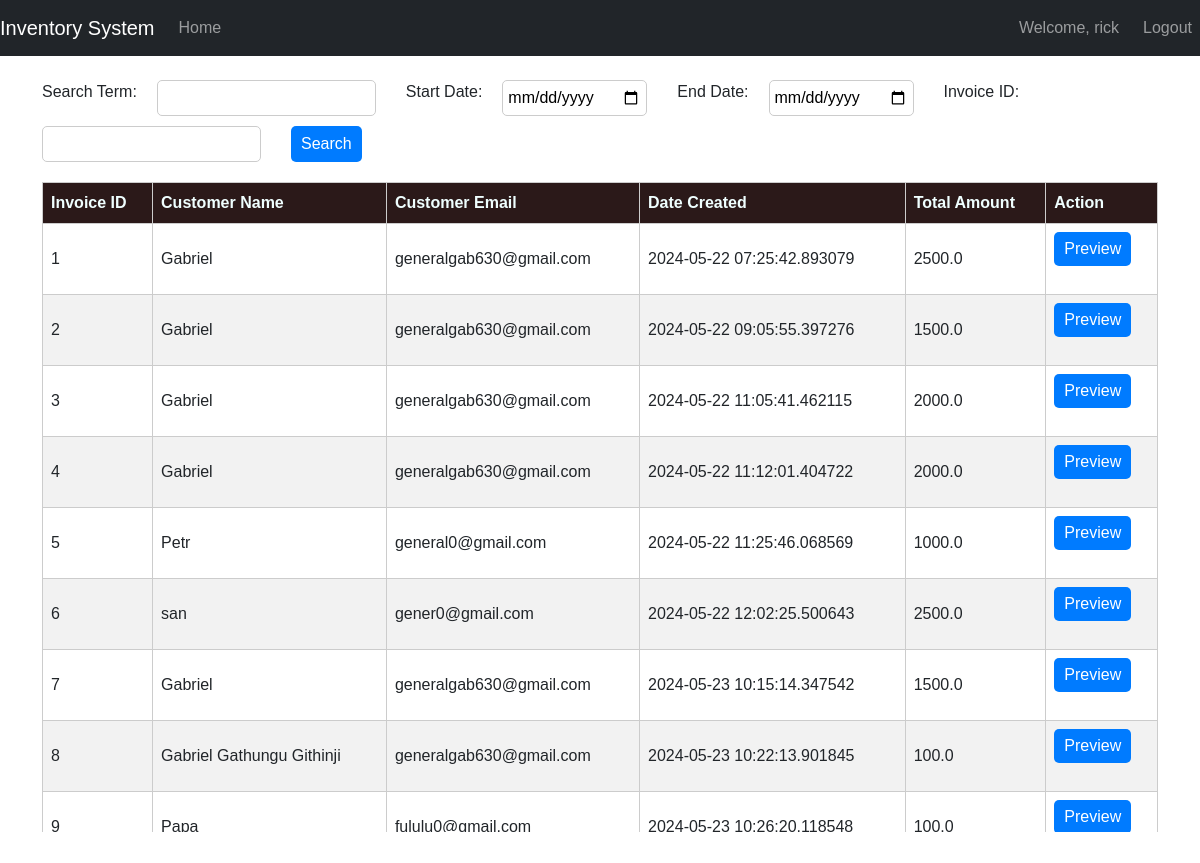
/invoices (signed in), run on the app's committed database.
### STORE/models.py (models this page shows, shortened)
class User(UserMixin, db.Model):
    id = db.Column(db.Integer, primary_key=True)
    username = db.Column(db.String(64), index=True, unique=True, nullable=False)
    email = db.Column(db.String(120), index=True, unique=True, nullable=False)
    password_hash = db.Column(db.String(128), nullable=False)

class Invoice(db.Model):
    id = db.Column(db.Integer, primary_key=True)
    customer_name = db.Column(db.String(128), nullable=False)
    customer_email = db.Column(db.String(128), nullable=False)
    date_created = db.Column(db.DateTime, default=datetime.utcnow)
    total_amount = db.Column(db.Float, nullable=False)  # Define total_amount attribute
    items = db.relationship('InvoiceItem', backref='invoice', lazy=True)

### STORE/routes.py (the view, shortened to what this page needs)
@app.route('/invoices', methods=['GET'])
@login_required
def invoices():
    search_term = request.args.get('search_term')
    start_date = request.args.get('start_date')
    end_date = request.args.get('end_date')
    invoice_id = request.args.get('invoice_id')
    filtering_criteria_present = search_term or start_date or end_date or invoice_id
    query = Invoice.query
    if start_date:
        start_date = datetime.strptime(start_date, '%Y-%m-%d')
        query = query.filter(Invoice.date_created >= start_date)
    if end_date:
        end_date = datetime.strptime(end_date, '%Y-%m-%d')
        query = query.filter(Invoice.date_created <= end_date)
    if invoice_id:
        query = query.filter(Invoice.id == invoice_id)
    all_invoices = query.all()
    if filtering_criteria_present:
        if all_invoices:
            flash('Invoices filtered successfully!', 'success')
        else:
            flash('No invoices found matching the criteria.', 'warning')
    return render_template('all_invoices.html', invoices=all_invoices)

### STORE/__init__.py (called while the page is built)
@login_manager.user_loader
def load_user(user_id):
    return User.query.get(int(user_id))

### STORE/templates/all_invoices.html
{% extends "base.html" %}
{% block content %}
<link rel="stylesheet" href="{{ url_for('static', filename='css/all_invoices.css') }}">
<form method="get" action="{{ url_for('invoices') }}">
    <label for="search_term">Search Term:</label>
    <input type="text" id="search_term" name="search_term">
    <label for="start_date">Start Date:</label>
    <input type="date" id="start_date" name="start_date">
    <label for="end_date">End Date:</label>
    <input type="date" id="end_date" name="end_date">
    <label for="invoice_id">Invoice ID:</label>
    <input type="text" id="invoice_id" name="invoice_id">
    <button type="submit">Search</button>
</form>
<div class="table-responsive" style="display: block; max-height: 650px; overflow-y: auto;">
    <table>
        <thead class="sticky-top">
            <tr>
                <th>Invoice ID</th>
                <th>Customer Name</th>
                <th>Customer Email</th>
                <th>Date Created</th>
                <th>Total Amount</th>
                <th>Action</th>
            </tr>
        </thead>
        <tbody>
            {% for invoice in invoices %}
            <tr>
                <td>{{ invoice.id }}</td>
                <td>{{ invoice.customer_name }}</td>
                <td>{{ invoice.customer_email }}</td>
                <td>{{ invoice.date_created }}</td>
                <td>{{ invoice.total_amount }}</td>
                <td>
                    <form action="{{ url_for('print_invoice', invoice_id=invoice.id) }}" method="get">
                        <button type="submit">Preview</button>
                    </form>
                </td>
            </tr>
            {% endfor %}
        </tbody>
    </table>
</div>
{% endblock %}

### STORE/templates/base.html (shortened to what this page needs)
<!DOCTYPE html>
<html lang="en">
<head>
    <link href="https://cdn.jsdelivr.net/npm/bootstrap@5.0.2/dist/css/bootstrap.min.css" rel="stylesheet">
</head>
<body>
    <nav class="navbar navbar-expand-lg navbar-dark bg-dark">
        <a class="navbar-brand" href="{{ url_for('index') }}">Inventory System</a>
        <div class="collapse navbar-collapse" id="navbarNav">
            <ul class="navbar-nav">
                {% if request.path != '/' and request.path != '/login' and request.path != '/register' %}
                <li class="nav-item">
                    <a class="nav-link" href="{{ url_for('index') }}">Home</a>
                </li>
                {% endif %}
            </ul>
        </div>
        <div class="navbar-nav ml-auto">
            {% if current_user.is_authenticated %}
                {% if request.path != '/' %}
                    <span class="navbar-text me-3">Welcome, {{ current_user.username }}</span>
                    <a href="{{ url_for('logout') }}" class="nav-item nav-link">Logout</a>
                {% endif %}
            {% else %}
                {% if request.path != '/' and request.path != '/login' and request.path != '/register' %}
                    <a href="{{ url_for('login') }}" class="nav-item nav-link">Login</a>
                {% endif %}
            {% endif %}
        </div>
    </nav>
    <div class="container mt-4">
        {% block content %}
        {% endblock %}
    </div>
</body>
</html>

### STORE/static/css/all_invoices.css (style rules this page uses)
body { font-family: Arial, sans-serif; }
form { margin-bottom: 20px; display: flex; flex-wrap: wrap; gap: 10px; }
label { margin-right: 10px; }
input[type="text"], input[type="date"] { padding: 5px; border-radius: 5px; border: 1px solid #ccc; margin-right: 20px; }
button[type="submit"] { padding: 5px 10px; border-radius: 5px; background-color: #007bff; color: #fff; border: none; cursor: pointer; }
.table-responsive { display: block; max-height: 300px; overflow-y: auto; }
table { width: 100%; border-collapse: collapse; }
thead.sticky-top th { position: sticky; top: 0; background-color: rgba(20, 1, 1, 0.9); color: azure; z-index: 1000; }
th, td { border: 1px solid #ccc; padding: 8px; text-align: left; }
th { background-color: #f2f2f2; }
tr:nth-child(even) { background-color: #f2f2f2; }
form button { background-color: #007bff; color: white; border: none; padding: 5px 10px; border-radius: 5px; cursor: pointer; }

### data on the page
User: username "rick"
Invoice: id "1", customer_name "Gabriel", customer_email "generalgab630@gmail.com", date_created "2024-05-22 07:25:42.893079", total_amount "2500.0"
Invoice: id "2", customer_name "Gabriel", customer_email "generalgab630@gmail.com", date_created "2024-05-22 09:05:55.397276", total_amount "1500.0"
Invoice: id "3", customer_name "Gabriel", customer_email "generalgab630@gmail.com", date_created "2024-05-22 11:05:41.462115", total_amount "2000.0"
Invoice: id "4", customer_name "Gabriel", customer_email "generalgab630@gmail.com", date_created "2024-05-22 11:12:01.404722", total_amount "2000.0"
Invoice: id "5", customer_name "Petr", customer_email "general0@gmail.com", date_created "2024-05-22 11:25:46.068569", total_amount "1000.0"
Invoice: id "6", customer_name "san", customer_email "gener0@gmail.com", date_created "2024-05-22 12:02:25.500643", total_amount "2500.0"
Invoice: id "7", customer_name "Gabriel", customer_email "generalgab630@gmail.com", date_created "2024-05-23 10:15:14.347542", total_amount "1500.0"
Invoice: id "8", customer_name "Gabriel Gathungu Githinji", customer_email "generalgab630@gmail.com", date_created "2024-05-23 10:22:13.901845", total_amount "100.0"
Invoice: id "9", customer_name "Papa", customer_email "fululu0@gmail.com", date_created "2024-05-23 10:26:20.118548", total_amount "100.0"
